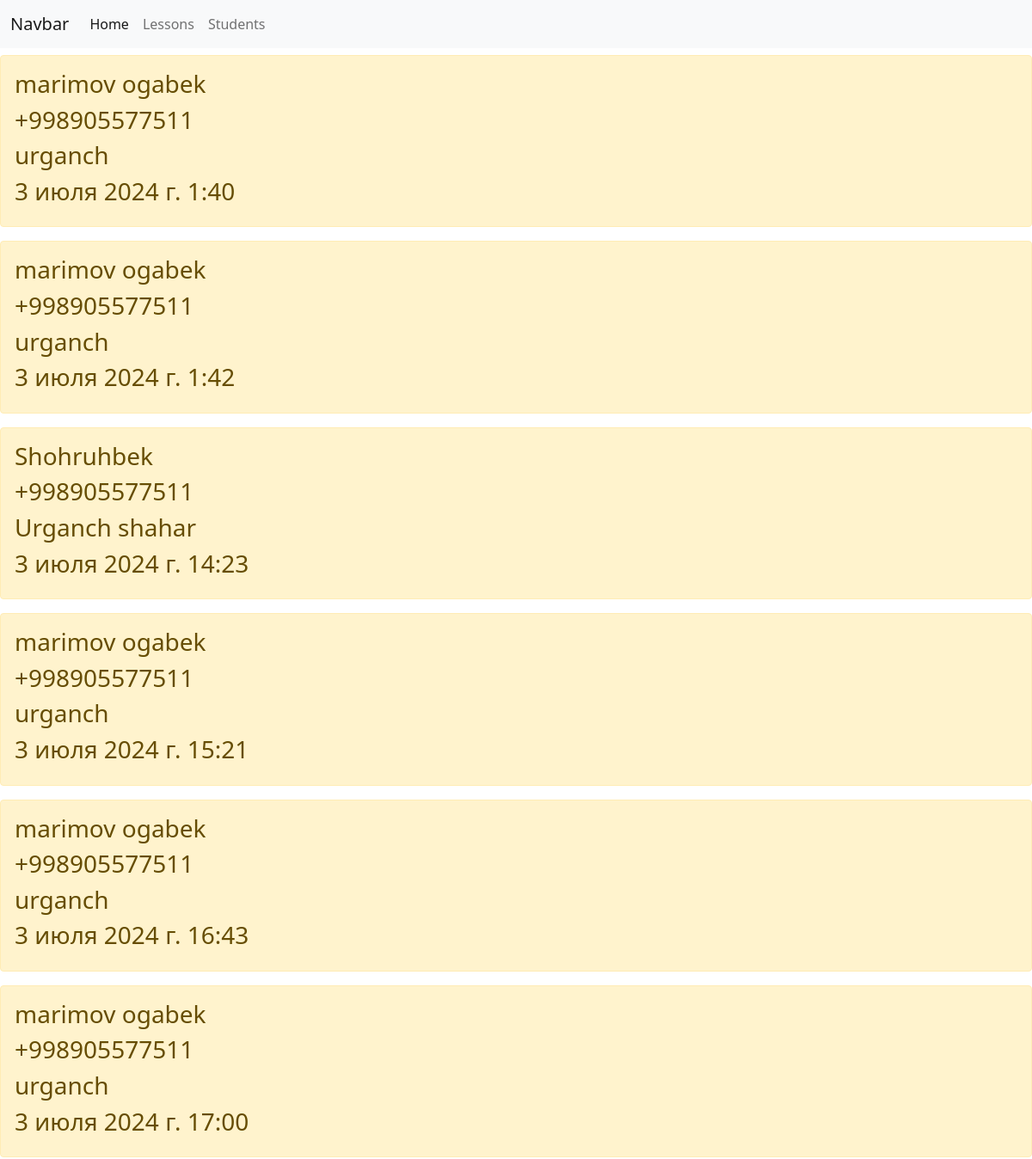
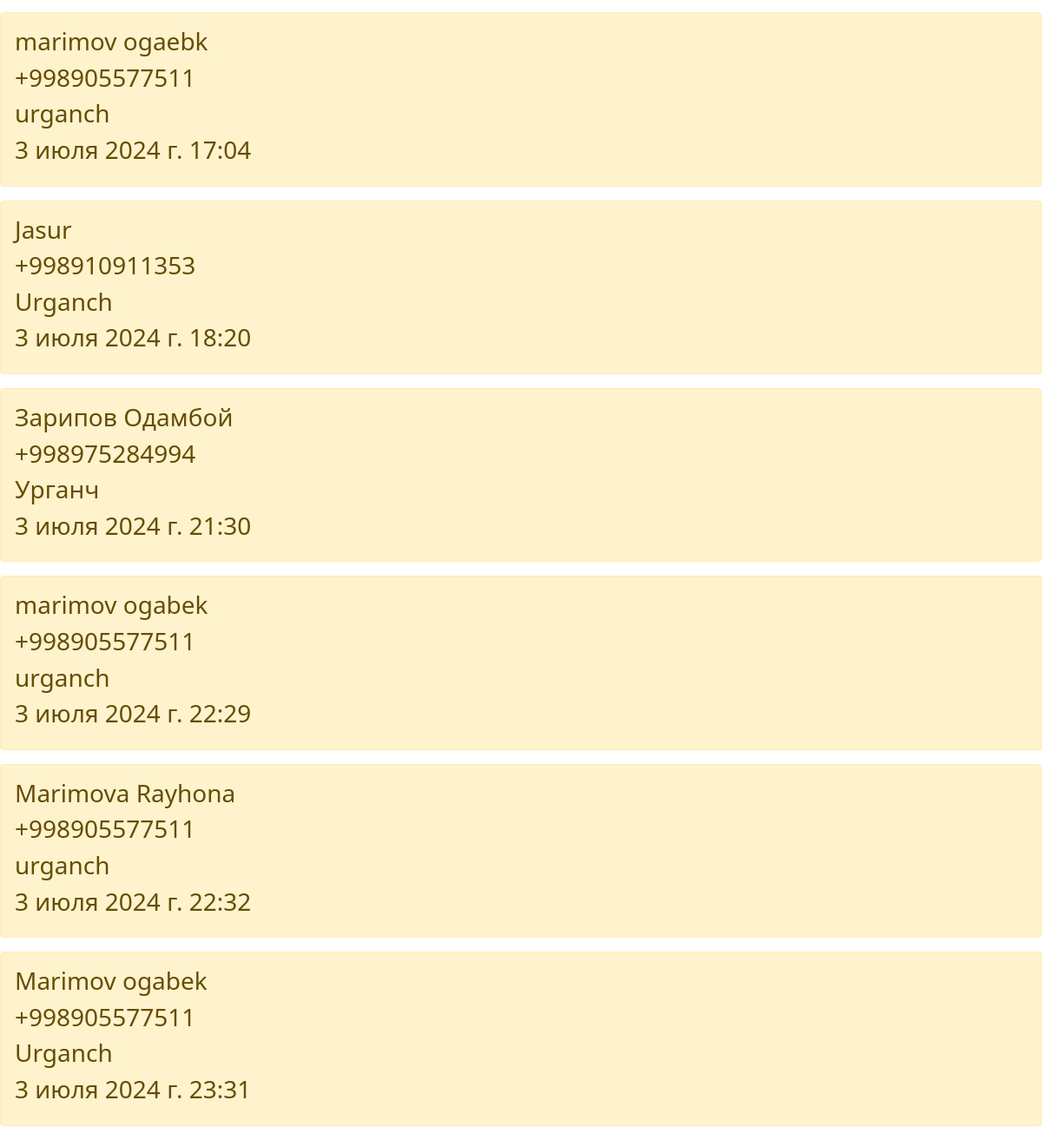
/students, run on the app's committed database (2 pictures, top to bottom).
### main/models.py (models this page shows, shortened)
class Students(models.Model):
    kurs = models.CharField('Курс',max_length=50)
    full_name = models.CharField('Имя фамилия',max_length=50)
    phone_number = models.CharField(max_length=15)
    home_address = models.CharField(max_length=50)
    created_at = models.DateTimeField()
    class Meta:
        verbose_name = 'student'
        verbose_name_plural = 'students'

### main/views.py (the view)
# urls.py: path('students',views.students,name='students'),
def students(request):
    students = Students.objects.all()
    return render(request,'students.html',{'title':'students page','students':students})

### main/templates/students.html (shortened to what this page needs)
{% extends "index.html" %}
{% block content %}
    {% for student in students %}
        <div class="alert alert-warning mt-2">
            <h3>{{student.full_name}}</h3>
            <h3>+{{student.phone_number}}</h3>
            <h3>{{student.home_address}}</h3>
            <h3>{{student.created_at}}</h3>
        </div>
    {% endfor %}
{% endblock  %}

### main/templates/index.html (shortened to what this page needs)
<!DOCTYPE html>
<html lang="en">
<head>
    <link rel="stylesheet" href="https://cdn.jsdelivr.net/npm/bootstrap@5.0.2/dist/css/bootstrap.min.css" rel="stylesheet">
</head>
<body>
    <nav class="navbar navbar-expand-lg navbar-light bg-light">
        <div class="container-fluid">
          <a class="navbar-brand" href="#">Navbar</a>
          <div class="collapse navbar-collapse" id="navbarNavAltMarkup">
            <div class="navbar-nav">
              <a class="nav-link active light" aria-current="page" href={%url 'home'%}>Home</a>
              <a class="nav-link" href={%url 'lessons'%}>Lessons</a>
              <a class="nav-link" href={%url 'students'%}>Students</a>
            </div>
          </div>
        </div>
    </nav>
    {% block content %}{% endblock  %}
</body>
</html>

### data on the page
Students: full_name "marimov ogabek", phone_number "998905577511", home_address "urganch", created_at "3 июля 2024 г. 1:40"
Students: full_name "marimov ogabek", phone_number "998905577511", home_address "urganch", created_at "3 июля 2024 г. 1:42"
Students: full_name "Shohruhbek", phone_number "998905577511", home_address "Urganch shahar", created_at "3 июля 2024 г. 14:23"
Students: full_name "marimov ogabek", phone_number "998905577511", home_address "urganch", created_at "3 июля 2024 г. 15:21"
Students: full_name "marimov ogabek", phone_number "998905577511", home_address "urganch", created_at "3 июля 2024 г. 16:43"
Students: full_name "marimov ogabek", phone_number "998905577511", home_address "urganch", created_at "3 июля 2024 г. 17:00"
Students: full_name "marimov ogaebk", phone_number "998905577511", home_address "urganch", created_at "3 июля 2024 г. 17:04"
Students: full_name "Jasur", phone_number "998910911353", home_address "Urganch", created_at "3 июля 2024 г. 18:20"
Students: full_name "Зарипов Одамбой", phone_number "998975284994", home_address "Урганч", created_at "3 июля 2024 г. 21:30"
Students: full_name "marimov ogabek", phone_number "998905577511", home_address "urganch", created_at "3 июля 2024 г. 22:29"
Students: full_name "Marimova Rayhona", phone_number "998905577511", home_address "urganch", created_at "3 июля 2024 г. 22:32"
Students: full_name "Marimov ogabek", phone_number "998905577511", home_address "Urganch", created_at "3 июля 2024 г. 23:31"
